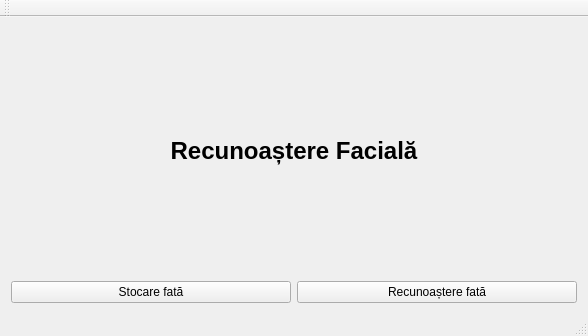
<?xml version="1.0" encoding="UTF-8"?>
<ui version="4.0">
 <class>FaceRecGUIClass</class>
 <widget class="QMainWindow" name="FaceRecGUIClass">
  <property name="geometry">
   <rect>
    <x>0</x>
    <y>0</y>
    <width>588</width>
    <height>336</height>
   </rect>
  </property>
  <property name="windowTitle">
   <string>FaceRecGUI</string>
  </property>
  <widget class="QWidget" name="centralWidget">
   <layout class="QGridLayout" name="gridLayout">
    <item row="1" column="0">
     <widget class="QPushButton" name="btnSF">
      <property name="sizePolicy">
       <sizepolicy hsizetype="Preferred" vsizetype="Fixed">
        <horstretch>0</horstretch>
        <verstretch>0</verstretch>
       </sizepolicy>
      </property>
      <property name="text">
       <string>Stocare fată</string>
      </property>
     </widget>
    </item>
    <item row="1" column="1">
     <widget class="QPushButton" name="btnRF">
      <property name="sizePolicy">
       <sizepolicy hsizetype="Preferred" vsizetype="Preferred">
        <horstretch>0</horstretch>
        <verstretch>0</verstretch>
       </sizepolicy>
      </property>
      <property name="text">
       <string>Recunoaștere fată</string>
      </property>
     </widget>
    </item>
    <item row="0" column="0" colspan="2">
     <widget class="QLabel" name="label">
      <property name="sizePolicy">
       <sizepolicy hsizetype="Preferred" vsizetype="Preferred">
        <horstretch>0</horstretch>
        <verstretch>0</verstretch>
       </sizepolicy>
      </property>
      <property name="text">
       <string>&lt;html&gt;&lt;head/&gt;&lt;body&gt;&lt;p align=&quot;center&quot;&gt;&lt;span style=&quot; font-size:18pt; font-weight:600;&quot;&gt;Recunoaștere Facială&lt;/span&gt;&lt;/p&gt;&lt;/body&gt;&lt;/html&gt;</string>
      </property>
      <property name="textFormat">
       <enum>Qt::RichText</enum>
      </property>
     </widget>
    </item>
   </layout>
  </widget>
  <widget class="QMenuBar" name="menuBar">
   <property name="geometry">
    <rect>
     <x>0</x>
     <y>0</y>
     <width>588</width>
     <height>21</height>
    </rect>
   </property>
  </widget>
  <widget class="QToolBar" name="mainToolBar">
   <attribute name="toolBarArea">
    <enum>TopToolBarArea</enum>
   </attribute>
   <attribute name="toolBarBreak">
    <bool>false</bool>
   </attribute>
  </widget>
  <widget class="QStatusBar" name="statusBar"/>
 </widget>
 <layoutdefault spacing="6" margin="11"/>
 <resources>
  <include location="FaceRecGUI.qrc"/>
 </resources>
 <connections/>
</ui>
